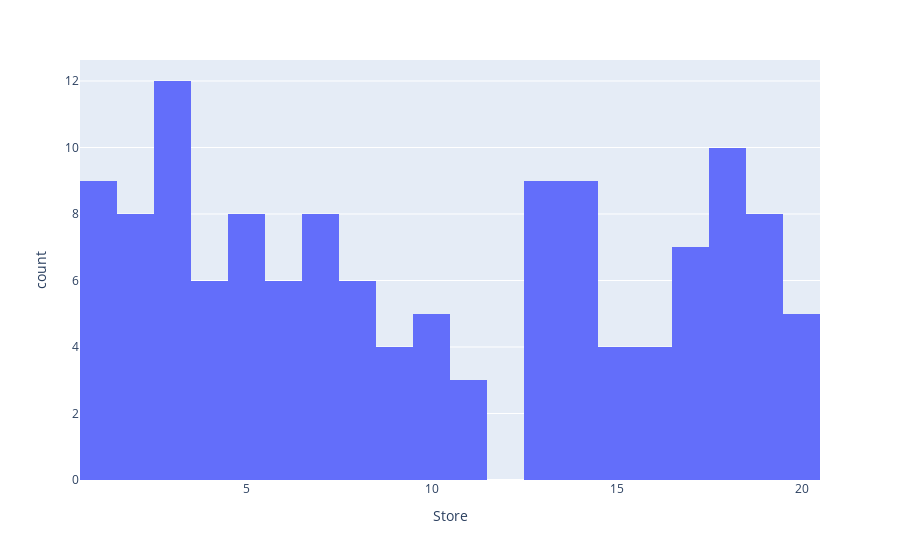

The cell this chart's notebook holds for it:
### Code cell
px.histogram(Walmart_clean, "Store", nbins=20)

### Figure 1 — Plotly figure (JSON) as saved in the notebook; plotly's stock layout.template omitted (floating-point values rounded to 4 significant figures; data arrays with more than 128 entries replaced by an {"elided": "..."} marker saying what was removed)
{"data": [{"alignmentgroup": "True", "bingroup": "x", "hovertemplate": "Store=%{x}<br>count=%{y}<extra></extra>", "legendgroup": "", "marker": {"color": "#636efa", "pattern": {"shape": ""}}, "name": "", "nbinsx": 20, "offsetgroup": "", "orientation": "v", "showlegend": false, "type": "histogram", "x": {"elided": "131 int values"}, "xaxis": "x", "yaxis": "y"}], "layout": {"barmode": "relative", "legend": {"tracegroupgap": 0}, "margin": {"t": 60}, "xaxis": {"anchor": "y", "domain": [0, 1], "title": {"text": "Store"}}, "yaxis": {"anchor": "x", "domain": [0, 1], "title": {"text": "count"}}}}
